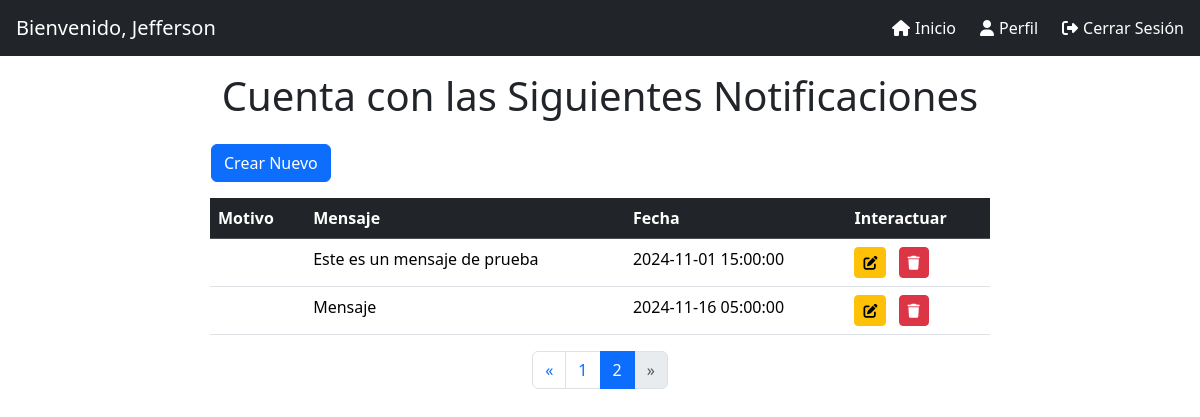
The page /?pagina=2 on the database as committed earlier.
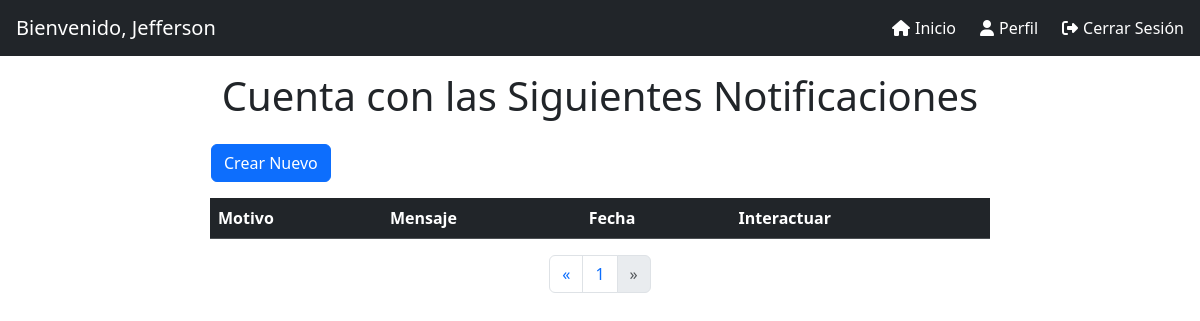
The same page on the database as committed later.
### tables this page shows
CREATE TABLE `notificacion` (
  `idnotificacion` int NOT NULL AUTO_INCREMENT,
  `medico_id` int DEFAULT NULL,
  `paciente_id` int DEFAULT NULL,
  `motivo` varchar(255) NOT NULL,
  `mensaje` varchar(255) NOT NULL,
  `creado_en` timestamp NULL DEFAULT CURRENT_TIMESTAMP,
  `programado_para` timestamp NULL DEFAULT NULL,
  `leido` tinyint DEFAULT '0',
  PRIMARY KEY (`idnotificacion`),
  KEY `fk_medico_idx` (`medico_id`),
  KEY `fk_paciente_idx` (`paciente_id`),
  CONSTRAINT `fk_medico_idi` FOREIGN KEY (`medico_id`) REFERENCES `medico` (`idmedico`),
  CONSTRAINT `fk_pacientedi` FOREIGN KEY (`paciente_id`) REFERENCES `paciente` (`idpaciente`)
);

### model/Conexion.php (called while the page is built, shortened)
<?php
class Conexion{
    public static function getConexion(){
        try{
            $conexion = new PDO("mysql:host=".self::host.";dbname=".self::nombreBaseDatos.";charset=utf8",self::usuario,self::password);
            $conexion->setAttribute(PDO::ATTR_ERRMODE,PDO::ERRMODE_EXCEPTION);
            return $conexion;
        }catch(PDOException $e){
            return "Error en la conexion: ".$e->getMessage();
        }
    }
}
?>

### model/M_notificacion.php (called while the page is built, shortened)
<?php
require_once "model/Conexion.php";
class M_notificacion {
    private $conexion;
    public function __construct() {
        $this->conexion = Conexion::getConexion();
    }
    public function obtenerNotificaciones() {
        try {
            $sql = $this->conexion->query("SELECT * FROM notificacion");
            if ($sql) {
                $notificaciones = [];
                while ($datos = $sql->fetch(PDO::FETCH_OBJ)) {
                    $notificaciones[] = $datos;
                }
                return $notificaciones;
            } else {
                return [];
            }
        } catch (PDOException $e) {
            echo "Error en la consulta: " . $e->getMessage();
            return [];
        }
    }
}
?>

### index.php (the view, shortened to what the changed rows need)
<?php
include "model/M_notificacion.php";
$notificacionModel = new M_notificacion();
$notificacionesPorPagina = 10;
$paginaActual = isset($_GET['pagina']) ? (int) $_GET['pagina'] : 1;
$totalNotificaciones = count($notificacionModel->obtenerNotificaciones());
$totalPaginas = ceil($totalNotificaciones / $notificacionesPorPagina);
$inicio = ($paginaActual - 1) * $notificacionesPorPagina;
$notificaciones = array_slice($notificacionModel->obtenerNotificaciones(), $inicio, $notificacionesPorPagina);
?>
<!DOCTYPE html>
<html lang="en">
<head>
    <link href="https://cdn.jsdelivr.net/npm/bootstrap@5.3.3/dist/css/bootstrap.min.css" rel="stylesheet"
>
    <link rel="stylesheet" href="https://cdnjs.cloudflare.com/ajax/libs/font-awesome/6.0.0-beta3/css/all.min.css"
>
    <link rel="stylesheet" href="style/styleNotificaciones.css">
</head>
<body>
    <h1 class="text-center p-3">Cuenta con las Siguientes Notificaciones</h1>
    <div class="content-container">
        <div class="table-container col-12 col-md-8 col-lg-6 mb-4">
            <table class="table">
                <thead class="table-dark">
                    <tr>
                        <th scope="col">Motivo</th>
                        <th scope="col">Mensaje</th>
                        <th scope="col">Fecha</th>
                        <th scope="col">Interactuar</th>
                    </tr>
                </thead>
                <tbody>
                    <?php foreach ($notificaciones as $notificacion): ?>
                        <tr>
                            <td><?php echo $notificacion->motivo ?></td>
                            <td><?php echo $notificacion->mensaje; ?></td>
                            <td><?php echo $notificacion->programado_para; ?></td>
                            <td>
                                <button class="btn btn-warning btn-sm" title="Editar" data-bs-toggle="modal"
                                    data-bs-target="#editarModal<?php echo $notificacion->idnotificacion; ?>">
                                    <i class="fas fa-edit"></i>
                                </button>
                                <form action="index.php" method="GET" class="d-inline">
                                    <button type="submit" class="btn btn-danger btn-sm ms-2" title="Eliminar"
                                        onclick="return confirm('¿Estás seguro de que deseas eliminar esta notificación?');">
                                        <i class="fas fa-trash"></i>
                                    </button>
                                </form>
                            </td>
                        </tr>
                    <?php endforeach; ?>
                </tbody>
            </table>
            <nav aria-label="Paginación">
                <ul class="pagination justify-content-center">
                    <?php for ($i = 1; $i <= $totalPaginas; $i++): ?>
                        <li class="page-item <?php if ($paginaActual == $i)
                            echo 'active'; ?>">
                            <a class="page-link" href="?pagina=<?php echo $i; ?>"><?php echo $i; ?></a>
                        </li>
                    <?php endfor; ?>
                </ul>
            </nav>
        </div>
    </div>
</body>
</html>

Rows that differ between the two databases and show on the page:
removed notificacion: mensaje "Este es un mensaje de prueba", programado_para "2024-11-01 15:00:00"
removed notificacion: mensaje "Mensaje", programado_para "2024-11-16 05:00:00"
Other text that changed with them:
list line gone: "2"
